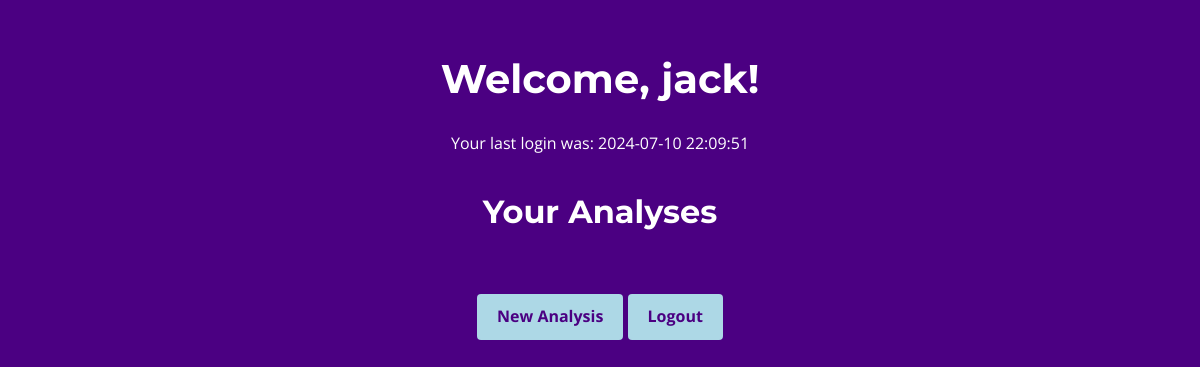
Page /dashboard (signed in) on the earlier database version.
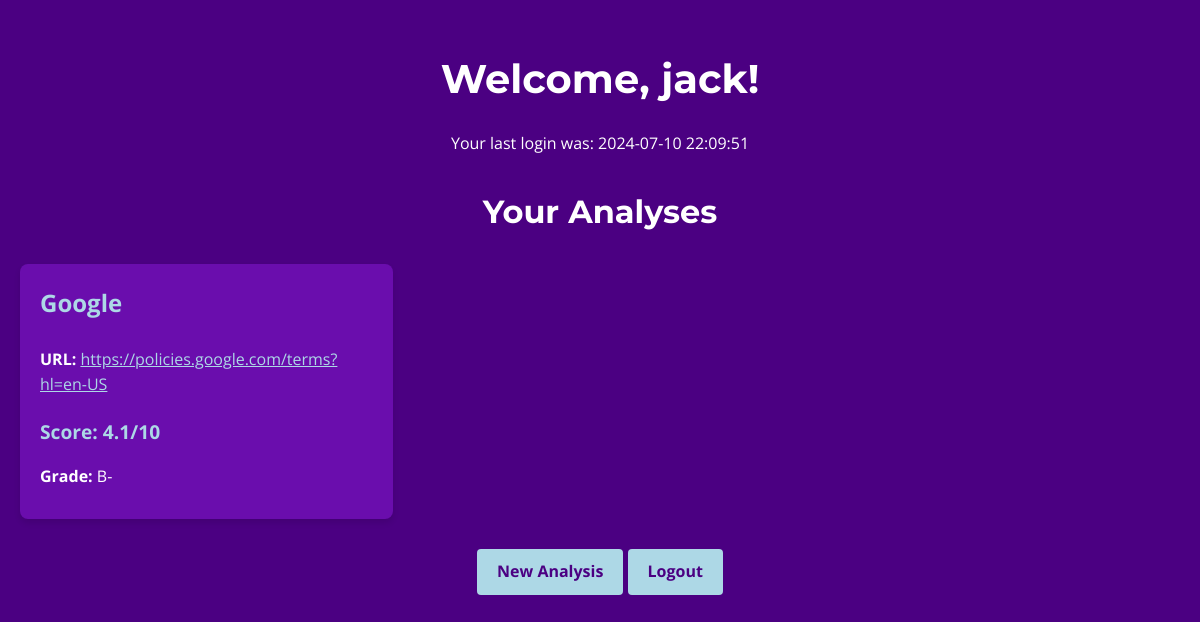
Same page on the later database version.
### src/models.py (models this page shows, shortened)
class User(UserMixin, db.Model):
    id = db.Column(db.Integer, primary_key=True)
    username = db.Column(db.String(80), unique=True, nullable=False, index=True)
    email = db.Column(db.String(120), unique=True, nullable=False, index=True)
    password_hash = db.Column(db.String(128), nullable=False)
    created_at = db.Column(db.DateTime, default=datetime.utcnow)
    last_login = db.Column(db.DateTime)
    is_active = db.Column(db.Boolean, default=True)
    analyses = db.relationship('Analysis', backref='user', lazy='dynamic', cascade='all, delete-orphan')

class Analysis(db.Model):
    id = db.Column(db.Integer, primary_key=True)
    url = db.Column(db.String(500), nullable=False, index=True)
    company_name = db.Column(db.String(100), nullable=False, index=True)
    result = db.Column(db.Text, nullable=False)
    created_at = db.Column(db.DateTime, default=datetime.utcnow)
    user_id = db.Column(db.Integer, db.ForeignKey('user.id'), nullable=False)
    def get_result(self):
        return json.loads(self.result) if self.result else {}
    def get_parsed_result(self):
        return self.get_result()

### src/app.py (the view)
@app.route('/dashboard')
@login_required
def dashboard():
    analyses = Analysis.query.filter_by(user_id=current_user.id).order_by(Analysis.created_at.desc()).all()
    parsed_analyses = [(analysis, analysis.get_parsed_result()) for analysis in analyses]
    return render_template('dashboard.html', analyses=parsed_analyses)

### src/app.py (called while the page is built)
@login_manager.user_loader
def load_user(user_id):
    return User.query.get(int(user_id))

@app.before_request
def make_session_permanent():
    session.permanent = True

### src/templates/dashboard.html (shortened to what this page needs)
<!DOCTYPE html>
<html lang="en">
<head>
</head>
<body>
    <div class="container">
        <h1>Welcome, {{ current_user.username }}!</h1>
        <p style="text-align: center;">Your last login was: {{ current_user.last_login.strftime('%Y-%m-%d %H:%M:%S') if current_user.last_login else 'First login' }}</p>
        <h2>Your Analyses</h2>
        <div class="analysis-list">
            {% for analysis, result in analyses %}
            <div class="analysis-card">
                <h3>{{ analysis.company_name }}</h3>
                <p><strong>URL:</strong> <a href="{{ analysis.url }}" target="_blank" style="color: #ADD8E6;">{{ analysis.url }}</a></p>
                <p class="score">Score: {{ "%.1f"|format(result.final_score) }}/10</p>
                <p><strong>Grade:</strong> {{ result.letter_grade }}</p>
            </div>
            {% endfor %}
        </div>
        <div class="btn-container">
            <a href="{{ url_for('index') }}" class="btn">New Analysis</a>
            <a href="{{ url_for('logout') }}" class="btn">Logout</a>
        </div>
    </div>
</body>
</html>

### src/templates/dashboard.html (style rules this page uses)
body { font-family: 'Open Sans', sans-serif; line-height: 1.6; color: #FFFFFF; margin: 0; padding: 0; background-color: #4B0082; }
.container { max-width: 1200px; margin: 0 auto; padding: 20px; }
h1, h2 { font-family: 'Montserrat', sans-serif; color: #FFFFFF; text-align: center; }
h1 { font-size: 2.5rem; margin-bottom: 20px; }
h2 { font-size: 2rem; margin-top: 30px; }
.analysis-list { display: grid; grid-template-columns: repeat(auto-fill, minmax(300px, 1fr)); gap: 20px; }
.analysis-card { background-color: #6A0DAD; border-radius: 8px; padding: 20px; box-shadow: 0 4px 6px rgba(0,0,0,0.1); transition: transform 0.3s ease; }
.analysis-card h3 { margin-top: 0; font-size: 1.5rem; color: #ADD8E6; }
.analysis-card p { margin-bottom: 10px; }
.analysis-card .score { font-size: 1.2rem; font-weight: bold; color: #ADD8E6; }
.btn { display: inline-block; padding: 10px 20px; background-color: #ADD8E6; color: #4B0082; text-align: center; text-decoration: none; border-radius: 4px; transition: background-color 0.3s; font-weight: bold; }
.btn-container { text-align: center; margin-top: 30px; }

Differences in the rows shown:
added Analysis: company_name "Google", url "https://policies.google.com/terms?hl=en-US", final_score "4.1", letter_grade "B-"
